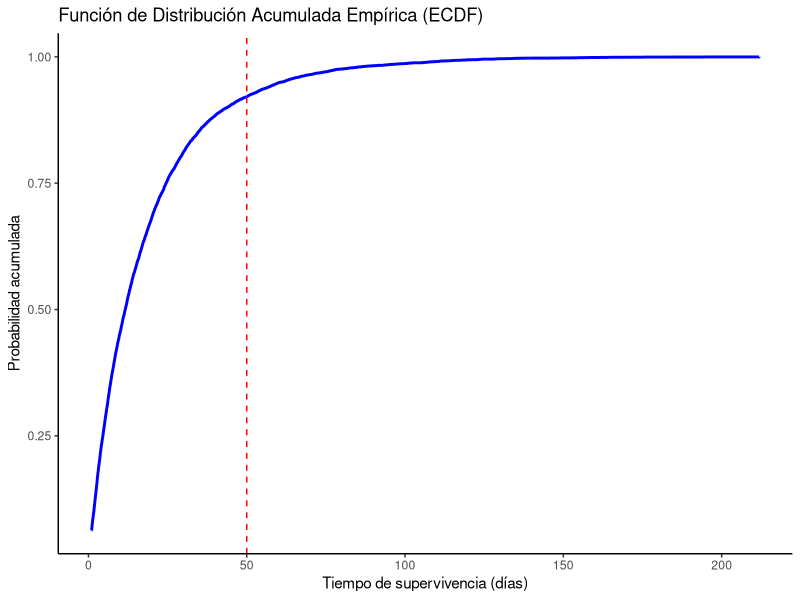
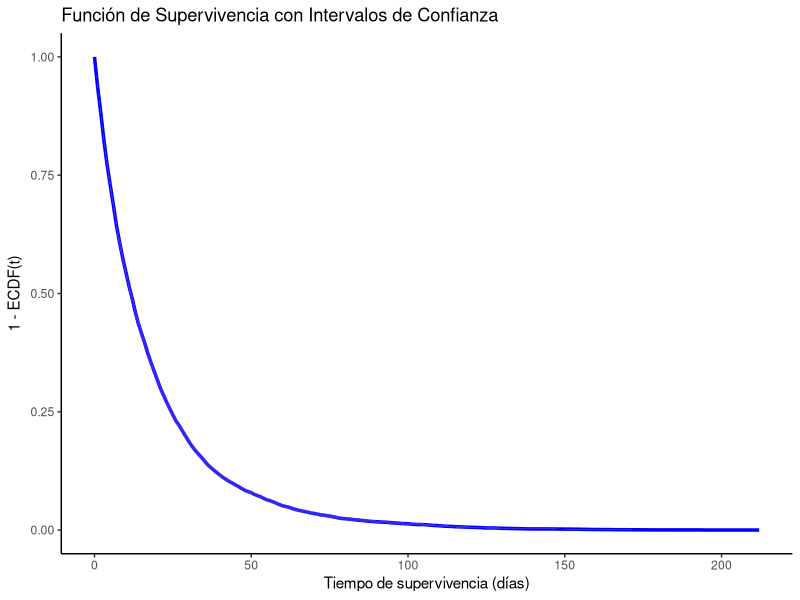
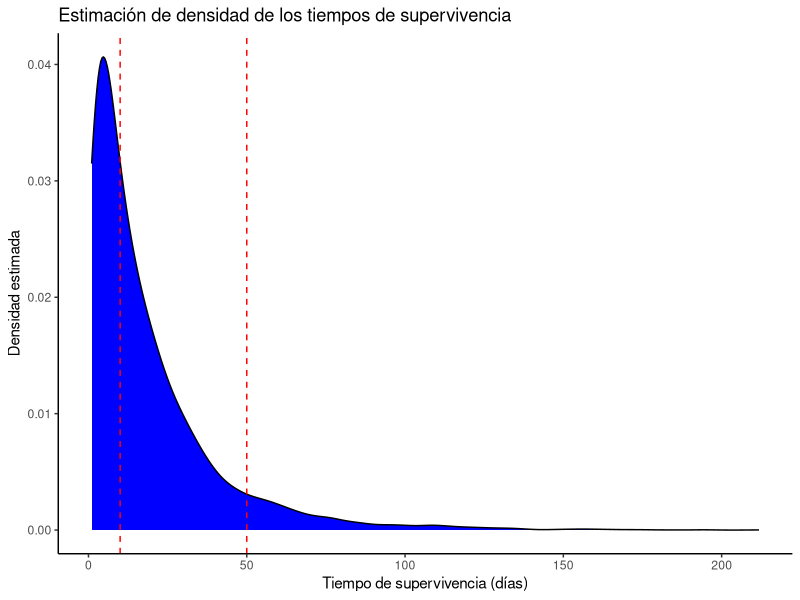
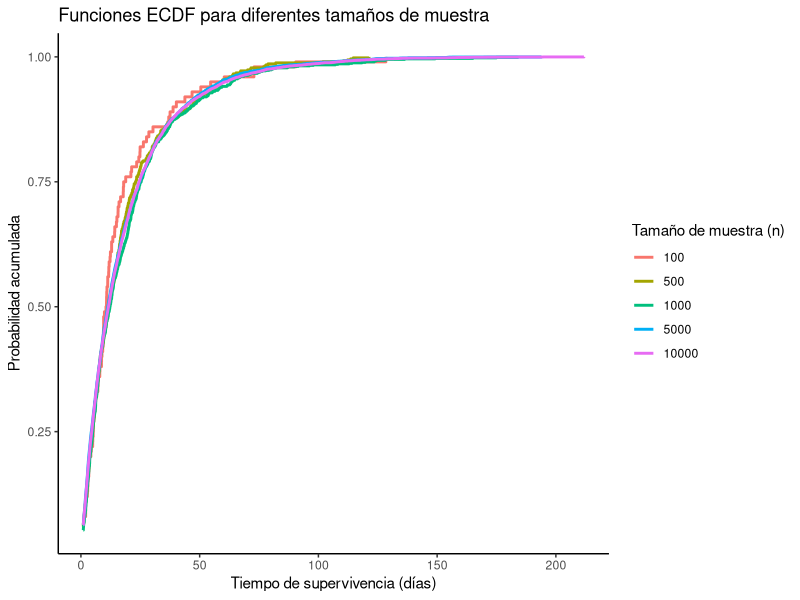
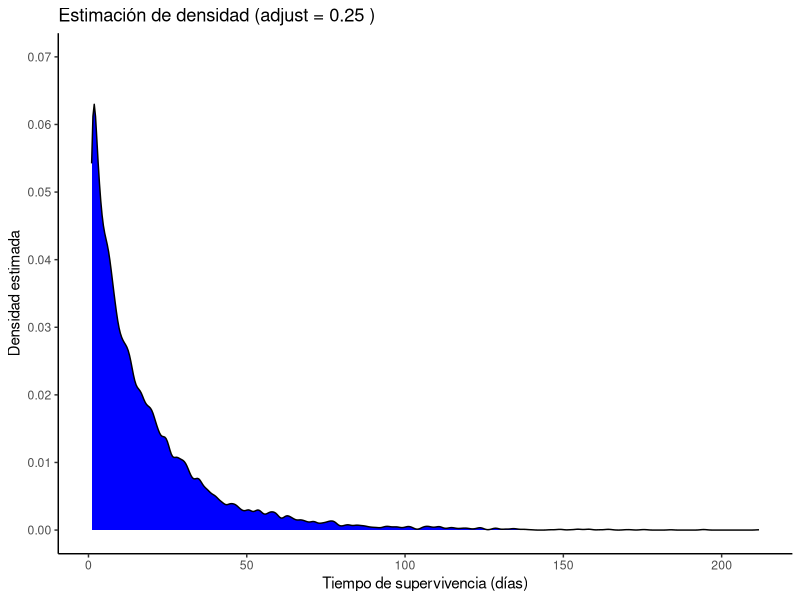
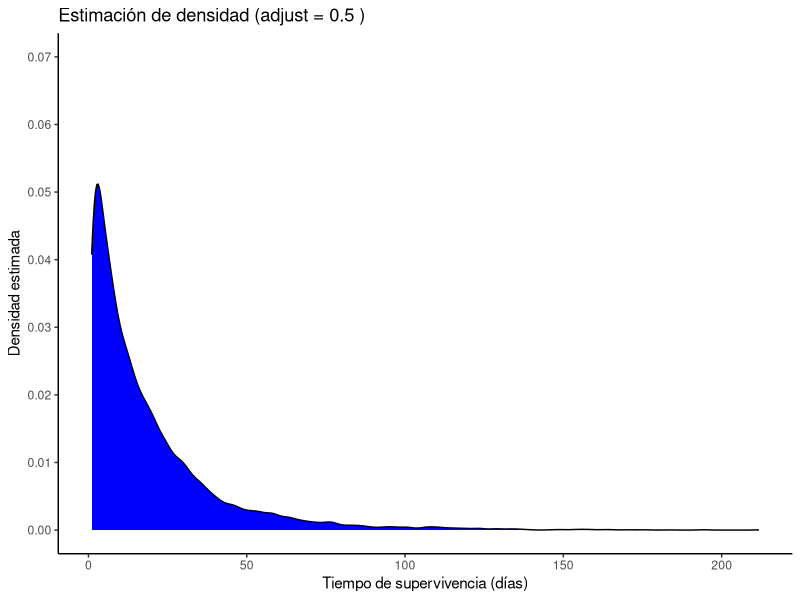
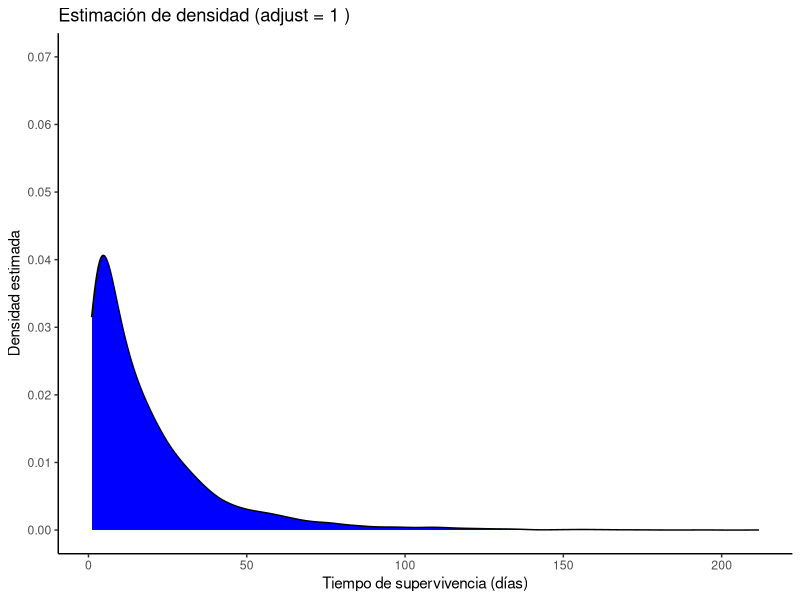
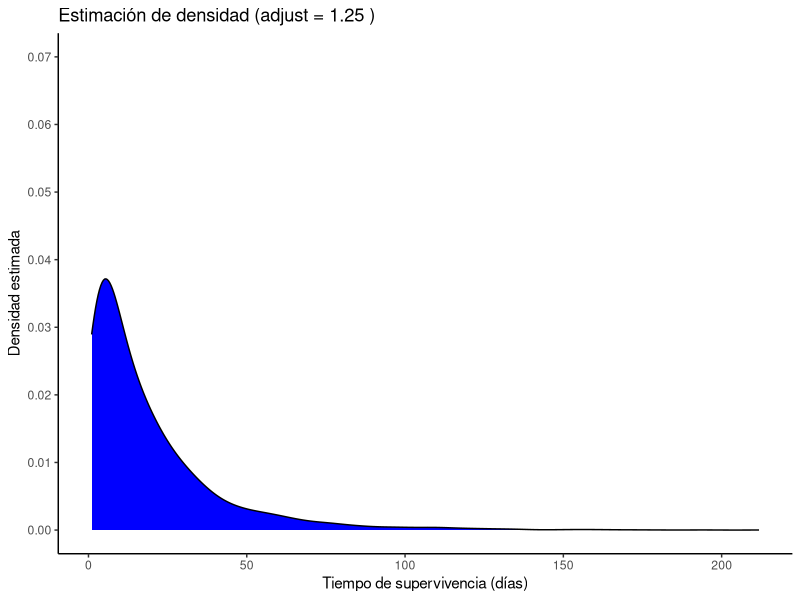

Recreate these plots in R, in order.
#-------------------------------------------------------------------------------  
#         Métodos Econométricos y Organización Industrial Aplicada 
#
#                         Ma. Florencia Gabrielli
#                          Diego Fernández Meijide 
#                           Trabajo Práctico N°1
#
#      Luca Bentivenga, Nina Di Costanzo Pereira, María Luján Puchot
#-------------------------------------------------------------------------------  
# Limpiar el entorno
rm(list = ls())

# Importamos librerías
library(tidyverse)
library(dplyr)
library(tidyr)

# Setear el directorio

#setwd("C:\\LUCA\\UdeSA\\Métodos Econométricos y Organización Industrial Aplicada\\TPs\\TP 1")
#setwd("/Users/ninadicostanzopereira/Desktop/Métodos/metodos_econometricos/TP1")
#setwd("C:/Users/luli_/OneDrive/Documentos/Maestría en Economía - UdeSA\Materias/Materias Optativas/Métodos Econométricos y Organización Industrial/Tutoriales/TP 1")

# Abrir la base de datos
datos <- read.csv("Base de datos TP 1.csv")

#1. Estimen y grafiquen la función de distribución acumulada para toda la muestra (ecdf), sin distinguir entre diferentes 
#grupos de personas. Interpreten el valor de la ECDF cuando el tiempo de supervivencia es 50 unidades de tiempo.

ggplot(datos, aes(x = time)) +
  stat_ecdf(color = "blue", pad = F, linewidth = 1) +
  geom_vline(xintercept = 50, linetype = "dashed", color = "red") +
  labs(title = "Función de Distribución Acumulada Empírica (ECDF)",
       x = "Tiempo de supervivencia (días)",
       y = "Probabilidad acumulada") +
  theme_classic()

#Tiempo de supervivencia es 50 días
ecdf_fun <- ecdf(datos$time)
ecdf_fun(50)

#2. Estimen y grafiquen la función de supervivencia e interpreten los resultados 
#obtenidos, ¿cómo describirían los resultados del tratamiento sobre la supervivencia? 
#(mayores momentos de mortalidad, tiempo mediano de supervivencia, etc). 1 Bonus: pue
#-den agregar intervalos de confianza.

t_values <- 0:212
densidad <- sapply(t_values, function(t) 1 - ecdf_fun(t))

set.seed(123)
n_boot <- 1000
supervivencia_boot <- replicate(n_boot, {
  muestra <- sample(datos$time, replace = TRUE)
  ecdf_boot <- ecdf(muestra)
  sapply(t_values, function(t) 1 - ecdf_boot(t))
})

# Calculamos los IC al 95% (2.5% y 97.5%) para cada t
lower_ic <- apply(supervivencia_boot, 1, quantile, probs = 0.025)
upper_ic <- apply(supervivencia_boot, 1, quantile, probs = 0.975)

df_surv <- data.frame(
  t = t_values,
  supervivencia = densidad,
  lower_ic = lower_ic,
  upper_ic = upper_ic
)

ggplot(df_surv, aes(x = t, y = supervivencia)) +
  geom_line(color = "blue", linewidth = 1.2) +
  geom_ribbon(aes(ymin = lower_ic, ymax = upper_ic), fill = "pink", alpha = 0.2) +
  labs(title = "Función de Supervivencia con Intervalos de Confianza",
       x = "Tiempo de supervivencia (días)",
       y = expression("1 - ECDF(t)")) +
  theme_classic()
  
#3. Estimen la densidad de los tiempos de supervivencia utilizando alguno de los kernels vistos en clase (definan el bandwith 
#con la Regla de Oro de Silverman) y grafiquen. ¿Cuáles son los tiempos de supervivencia más comunes? ¿Qué pueden decir sobre 
#la variabilidad de los tiempos de supervivencia? Comparen la densidad estimada en el tiempo 50 y 10 e interpreten.

#Por simplicidad, usamos el kernel gaussiano de segundo órden, donde el bandwith óptimo según la regla de oro tiene la siguien
#-te expresión: h = 1.06 * sigma_hat * n ^ {-1 / 5}. Luego:

n <- length(datos$time)
sigma_hat <- sd(datos$time)
bw_gr <- 1.06 * sigma_hat * n ^ (-1/5)

densidad <- density(datos$time, kernel = "gaussian", bw = bw_gr, adjust = 1)

# 10 tiempos más comunes
top_10 <- densidad$x[order(densidad$y, decreasing = T)[1:10]]
print(top_10)

# Densidad estimada en time = 50 vs time = 10
dens_10 <- approx(densidad$x, densidad$y, xout = 10)$y
dens_50 <- approx(densidad$x, densidad$y, xout = 50)$y

cat("Densidad estimada en el tiempo 10:", dens_10, "Densidad estimada en el tiempo 50:", dens_50, "\n")

# Graficamos
ggplot(datos, aes(x = time)) +
  geom_density(kernel = "gaussian", bw = bw_gr, adjust = 1, fill = "blue") +
  geom_vline(xintercept = c(10, 50), linetype = "dashed", color = "red") +
  labs(title = "Estimación de densidad de los tiempos de supervivencia",
       x = "Tiempo de supervivencia (días)",
       y = "Densidad estimada") +
  theme_classic()

#4. Generen un grupo de gráficos que muestre cómo cambia la estimacion de la función de distribución acumulada empírica a medi
#-da que aumenta la cantidad de observaciones. Para esto pueden sacar muestras aleatorias de la base con diferente cantidad de 
#observaciones. Expliquen lo que observan.

tamaño <- c(100, 500, 1000, 5000, 10000)

df_total <- data.frame()

for (n in tamaño) {
  muestra <- sample(datos$time, size = n, replace = FALSE)
  df <- data.frame(time = muestra, n = as.factor(n))
  df_total <- rbind(df_total, df)
}

ggplot(df_total, aes(x = time, color = n)) +
  stat_ecdf(linewidth = 1, pad = F) +
  labs(title = "Funciones ECDF para diferentes tamaños de muestra",
       x = "Tiempo de supervivencia (días)",
       y = "Probabilidad acumulada",
       color = "Tamaño de muestra (n)") +
  theme_classic()

#5. Generen un grupo de gráficos que muestre cómo cambia la estimación de densidad de los tiempos de supervivencia para dife
#-rentes valores del bandwith (utilice un kernel Gaussiano). Expliquen lo que observan.

output_folder <- "graficos_density"
if (!dir.exists(output_folder)) dir.create(output_folder)

adjust <- c(0.25, 0.5, 1, 1.25, 1.5, 2)

for (i in adjust) {
  plot <- ggplot(datos, aes(x = time)) +
    geom_density(kernel = "gaussian", bw = bw_gr, adjust = i, fill = "blue") +
    scale_y_continuous(limits = c(0, 0.07), breaks = seq(0, 0.07, 0.01)) +
    labs(title = paste("Estimación de densidad (adjust =", i, ")"),
         x = "Tiempo de supervivencia (días)", y = "Densidad estimada") +
    theme_classic()
  
  print(plot)
  
  file_name <- paste0("grafico_density_", i, ".png")
  ggsave(file.path(output_folder, file_name), plot, width = 11, height = 11, dpi = 300)
}

#6.Consideren al menos dos variables para crear subgrupos de pacientes y repitan 
# los puntos 1 y 2

set.seed(123)  
n_boot <- 1000
t_values <- 0:212

# Agrupamos los datos por sexo y estado de enfermedad
datos_agrup <- datos %>% group_by(sex, disease_state)

subgrupos <- datos_agrup %>% group_split()
nombres_subgrupos <- datos_agrup %>%
  group_keys() %>%
  mutate(nombre = paste0("supervivencia_", sex, "_", disease_state)) %>%
  pull(nombre)

# Agregamos columna con nombre de grupo al dataset original (para graficar ECDF juntos)
datos <- datos %>%
  mutate(grupo = paste0(sex, "_", disease_state))

# ---------------------------- gráfico de ECDF ----------------------------
p_ecdf <- ggplot(datos, aes(x = time, color = grupo)) +
  stat_ecdf(linewidth = 1) +
  labs(
    title = "ECDF por subgrupo",
    x = "Tiempo de supervivencia (días)",
    y = "Probabilidad acumulada"
  ) +
  theme_classic()

# Guardamos el gráfico de ECDF
ggsave("ecdf_todos.png", plot = p_ecdf, width = 8, height = 4, dpi = 300)

# ---------------------- Función de supervivencia c/ IC bootstrap ----------------------

resultados <- lapply(seq_along(subgrupos), function(i) {
  
  sub <- subgrupos[[i]]
  grupo <- nombres_subgrupos[i]
  ecdf_fun <- ecdf(sub$time)
  
  # Para cada t calculamos 1 - ECDF(t), o sea la prob de sobrevivir más allá de t
  densidad <- sapply(t_values, function(t) 1 - ecdf_fun(t))  
  
  supervivencia_boot <- replicate(n_boot, {
    muestra <- sample(sub$time, replace = TRUE) 
    ecdf_boot <- ecdf(muestra)  
    sapply(t_values, function(t) 1 - ecdf_boot(t))
  })
  
  # Calculamos los IC al 95% (2.5% y 97.5%) para cada t
  lower_ic <- apply(supervivencia_boot, 1, quantile, probs = 0.025)
  upper_ic <- apply(supervivencia_boot, 1, quantile, probs = 0.975)
  
  data.frame(
    t = t_values,
    supervivencia = densidad,
    lower_ic = lower_ic,
    upper_ic = upper_ic,
    grupo = grupo
  )
})

datos_plot <- bind_rows(resultados)

# Grafico función de supervivencia
p_supervivencia <- ggplot(datos_plot, aes(x = t, y = supervivencia, color = grupo)) +
  geom_line(linewidth = 1) +
  geom_ribbon(aes(ymin = lower_ic, ymax = upper_ic, fill = grupo), alpha = 0.2, color = NA) +  
  labs(
    title = "Función de Supervivencia por Subgrupo con IC (bootstrap)",
    x = "Tiempo de supervivencia (días)",
    y = "Probabilidad de sobrevivir más allá de t"
  ) +
  theme_classic()

# Guardo el gráfico
ggsave("supervivencia_todos.png", plot = p_supervivencia, width = 8, height = 4, dpi = 300)
